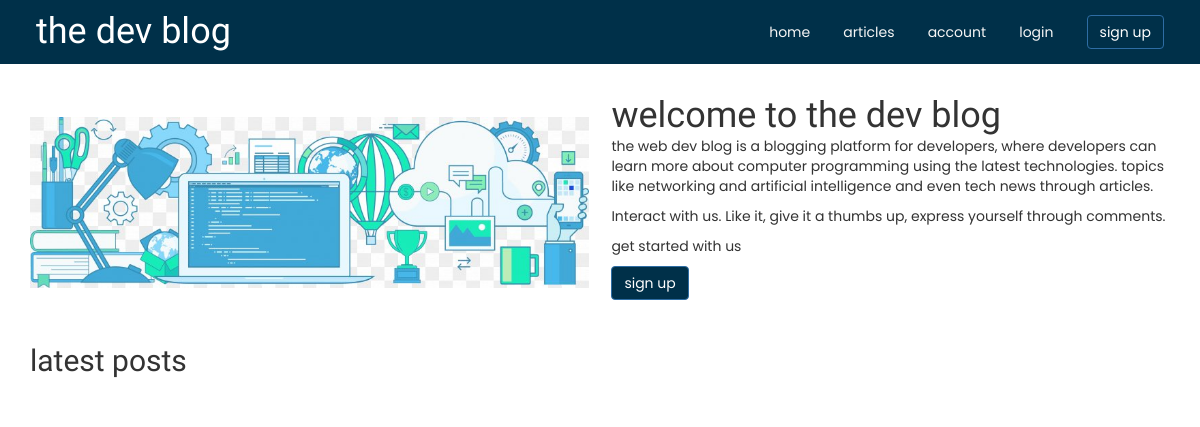
Before: / with the older database file.
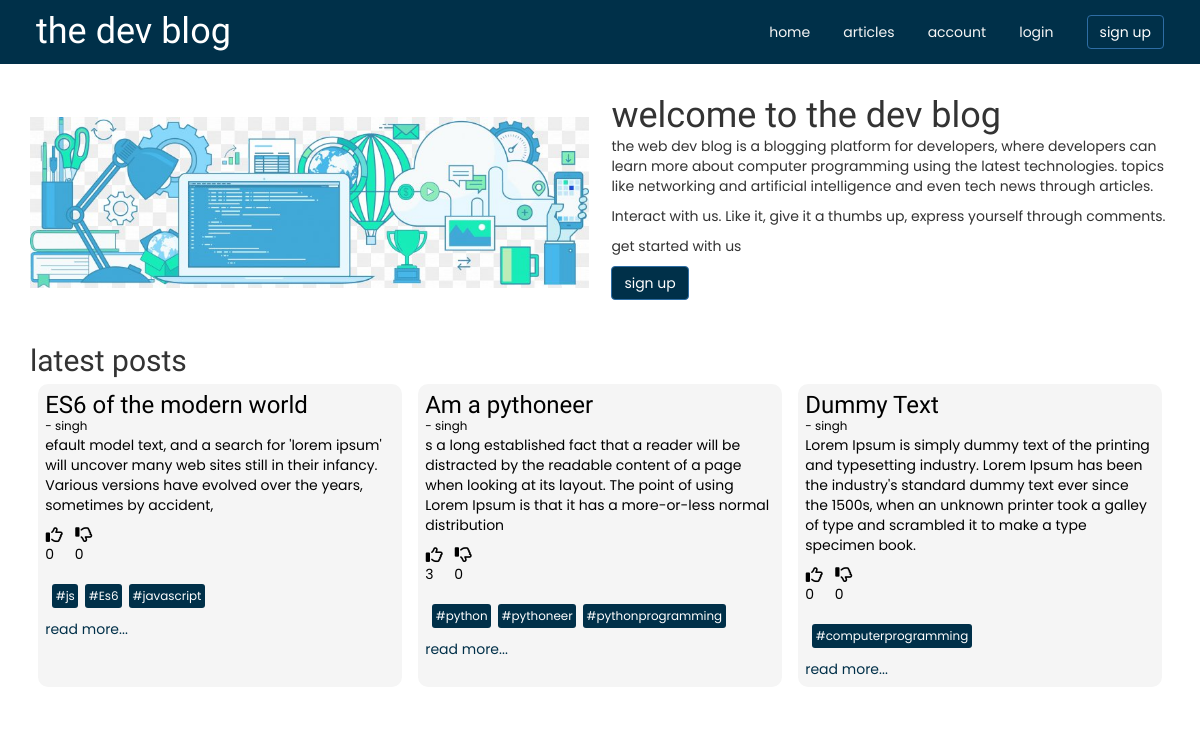
After: the same page with the newer database file.
### app/models.py (models this page shows)
class Post(db.Model):
    __tablename__ = 'posts'
    id = db.Column(db.Integer, primary_key=True)
    title = db.Column(db.String(60), nullable=False)
    content = db.Column(db.Text, nullable=False)
    '''
    tags will actually be a list, but since we can't store lists in the database,
    we will serialize it and store it as a string and when we retrieve, we will
    deserialize it into a list
    '''
    tags = db.Column(db.String(200), nullable=False)
    upvotes = db.Column(db.Integer, nullable=False)
    downvotes = db.Column(db.Integer, nullable=False)
    user_id = db.Column(db.Integer, db.ForeignKey('users.id'))

class User(db.Model, UserMixin):
    __tablename__ = 'users'
    id = db.Column(db.Integer, primary_key=True)
    username = db.Column(db.String(30), nullable=False)
    email = db.Column(db.String(30), nullable=False)
    password = db.Column(db.String(100), nullable=False)
    posts = db.relationship('Post', backref='user', lazy=True)

### app/views.py (the view)
@app.route('/')
def home():
    post = Post.query.order_by(Post.id.desc()).limit(3).all()
    latest_posts = []
    users = []
    for post in post:
        user = User.query.filter_by(id=post.user_id).first()
        users.append(user)
        post = Post(
            id=post.id,
            title=post.title,
            content=post.content,
            upvotes=post.upvotes,
            downvotes=post.downvotes,
            tags=post.tags,
            user_id=post.user_id
        )
        post.tags = ast.literal_eval(post.tags)
        latest_posts.append(post)
    return render_template('home.html', posts=latest_posts, users=users)

### app/templates/home.html (shortened to what this page needs)
{% extends 'layout.html' %}
{% import 'macros.html' as macro %}
{% block content %}
<main class="container">
    <section class="intro">
        <div class="img-container">
            <img src="{{ url_for('static', filename='assets/header.jpg') }}" alt="code">
        </div>
        <article>
            <h1>welcome to the dev blog</h1>
            <p>
                the web dev blog is a blogging platform for developers, where developers
                can learn more about computer programming using the latest technologies.
                 topics like networking and artificial intelligence and even tech news
                 through articles.
            </p>
            <p>
                Interact with us. Like it, give it a thumbs up, express yourself through
                comments.
            </p>
            <p>
                get started with us
                <div class="sign-up-btn">
                    <a href="{{ url_for('sign_up') }}" class="btn btn-primary">sign up</a>
                </div>
            </p>
        </article>
    </section>
    <section class="latest-posts">
        <h2>latest posts</h2>
        <div class="posts-container">
            {% for post in posts %}
                {{ macro.render_article(post.id, post.title, users[loop.index - 1].username, post.content, post.upvotes, post.downvotes, post.tags) }}
            {% endfor %}
        </div>
    </section>
</main>
{% endblock %}

### app/templates/macros.html (shortened to what this page needs)
{% macro  render_article(post_id, title, username, content, upvotes, downvotes, tags, deleteBtn='false') %}
<div class="card" id="post-{{ post_id }}">
    <h3>{{ title }}</h3>
    <small>- {{ username }}</small>
    <p>
       {{ content }}
    </p>
    <div class="vote-btns">
        <p>
            <i class="far fa-thumbs-up"></i>
            <span class="upvote-count">{{ upvotes }}</span>
        </p>
        <p>
            <i class="far fa-thumbs-down"></i>
            <span class="downvote-count">{{ downvotes }}</span>
        </p>
    </div>
    <div class="tags">
        {% for tag in tags %}
            <small>#{{ tag }}</small>
        {% endfor %}
    </div>
    <div class="see-more">
        <a href="/full-post/{{ post_id }}" >read more...</a>
    </div>
</div>
{% endmacro %}

Changed rows visible on the page:
added Post: title "ES6 of the modern world", content "efault model text, and a search for 'lorem ipsum' will uncover many web sites still in their infancy. Various versions have evolved over the years, sometimes by accident,", upvotes "0", downvotes "0", tags "js" "Es6" "javascript"
now on this page (row unchanged): User: username "singh"
added Post: title "Am a pythoneer", content "s a long established fact that a reader will be distracted by the readable content of a page when looking at its layout. The point of using Lorem Ipsum is that it has a more-or-less normal distribution", upvotes "3", downvotes "0", tags "python" "pythoneer" "pythonprogramming"
added Post: title "Dummy Text", content "Lorem Ipsum is simply dummy text of the printing and typesetting industry. Lorem Ipsum has been the industry's standard dummy text ever since the 1500s, when an unknown printer took a galley of type and scrambled it to make a type specimen book.", upvotes "0", downvotes "0", tags "computerprogramming"
